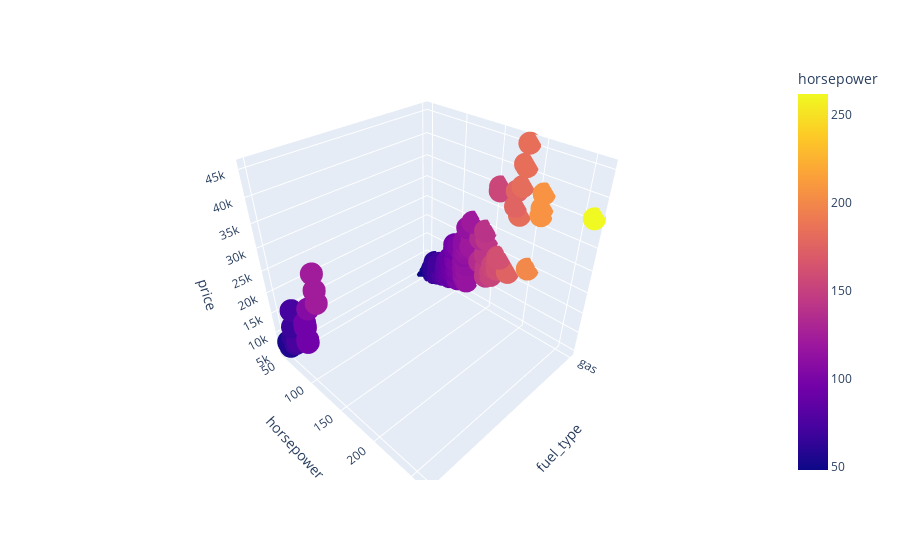

The cell this chart's notebook holds for it:
### Markdown cell above
### 3D Scatter Plot

### Code cell
fig_3d = px.scatter_3d(df, x='fuel_type', y='horsepower', z='price', color='horsepower')
fig_3d.show()

### Figure 1 — Plotly figure (JSON) as saved in the notebook; plotly's stock layout.template omitted (floating-point values rounded to 4 significant figures; data arrays with more than 128 entries replaced by an {"elided": "..."} marker saying what was removed)
{"data": [{"hovertemplate": "fuel_type=%{x}<br>horsepower=%{marker.color}<br>price=%{z}<extra></extra>", "legendgroup": "", "marker": {"color": {"elided": "201 int values"}, "coloraxis": "coloraxis", "symbol": "circle"}, "mode": "markers", "name": "", "scene": "scene", "showlegend": false, "type": "scatter3d", "x": {"elided": "201 str values"}, "y": {"elided": "201 int values"}, "z": {"elided": "201 int values"}}], "layout": {"coloraxis": {"colorbar": {"title": {"text": "horsepower"}}, "colorscale": [[0, "#0d0887"], [0.1111, "#46039f"], [0.2222, "#7201a8"], [0.3333, "#9c179e"], [0.4444, "#bd3786"], [0.5556, "#d8576b"], [0.6667, "#ed7953"], [0.7778, "#fb9f3a"], [0.8889, "#fdca26"], [1, "#f0f921"]]}, "legend": {"tracegroupgap": 0}, "margin": {"t": 60}, "scene": {"aspectmode": "auto", "aspectratio": {"x": 1, "y": 1, "z": 1}, "domain": {"x": [0, 1], "y": [0, 1]}, "xaxis": {"title": {"text": "fuel_type"}, "type": "category"}, "yaxis": {"title": {"text": "horsepower"}, "type": "linear"}, "zaxis": {"title": {"text": "price"}, "type": "linear"}}}}
